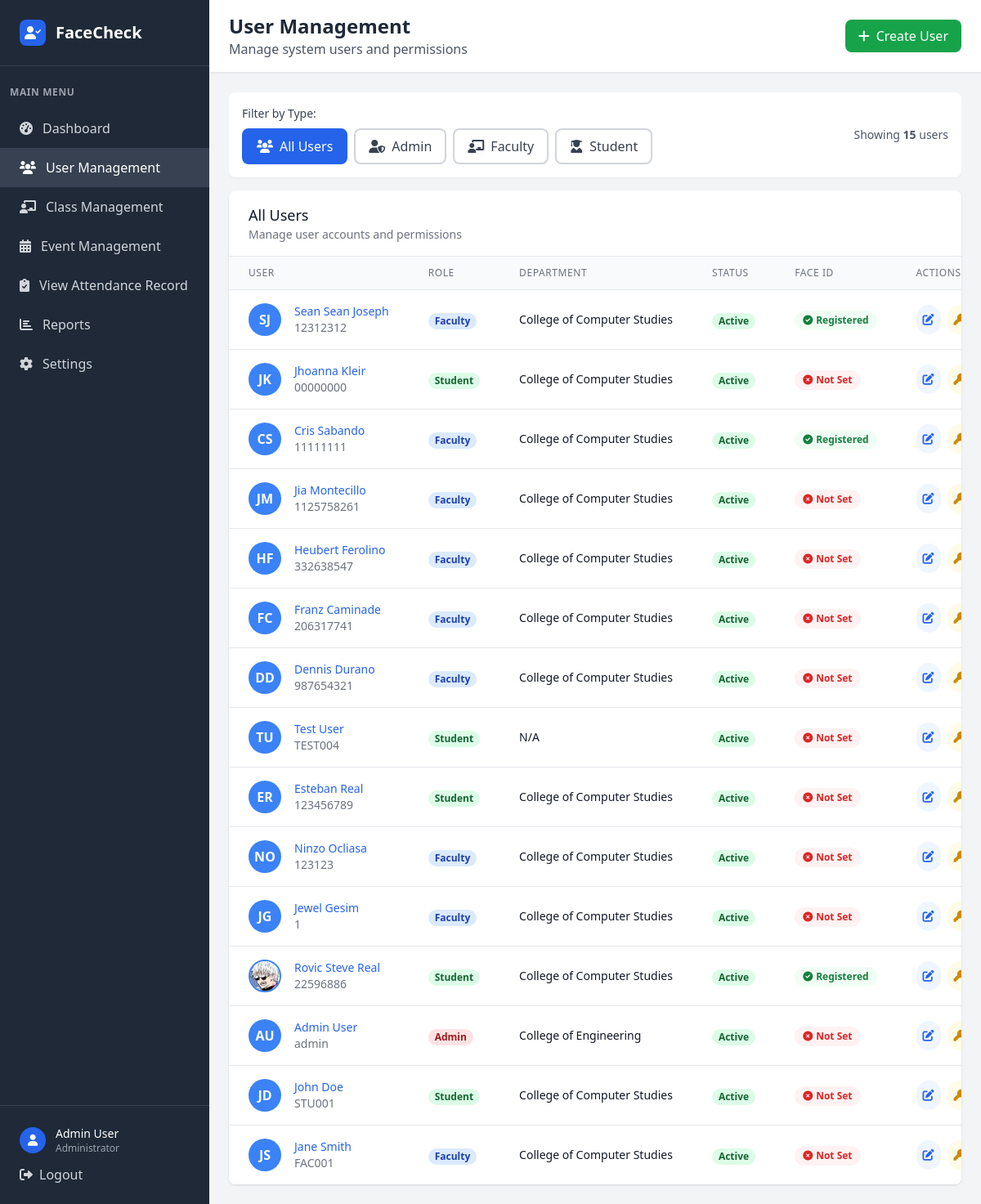
Before: /admin/users (signed in) with the older database file.
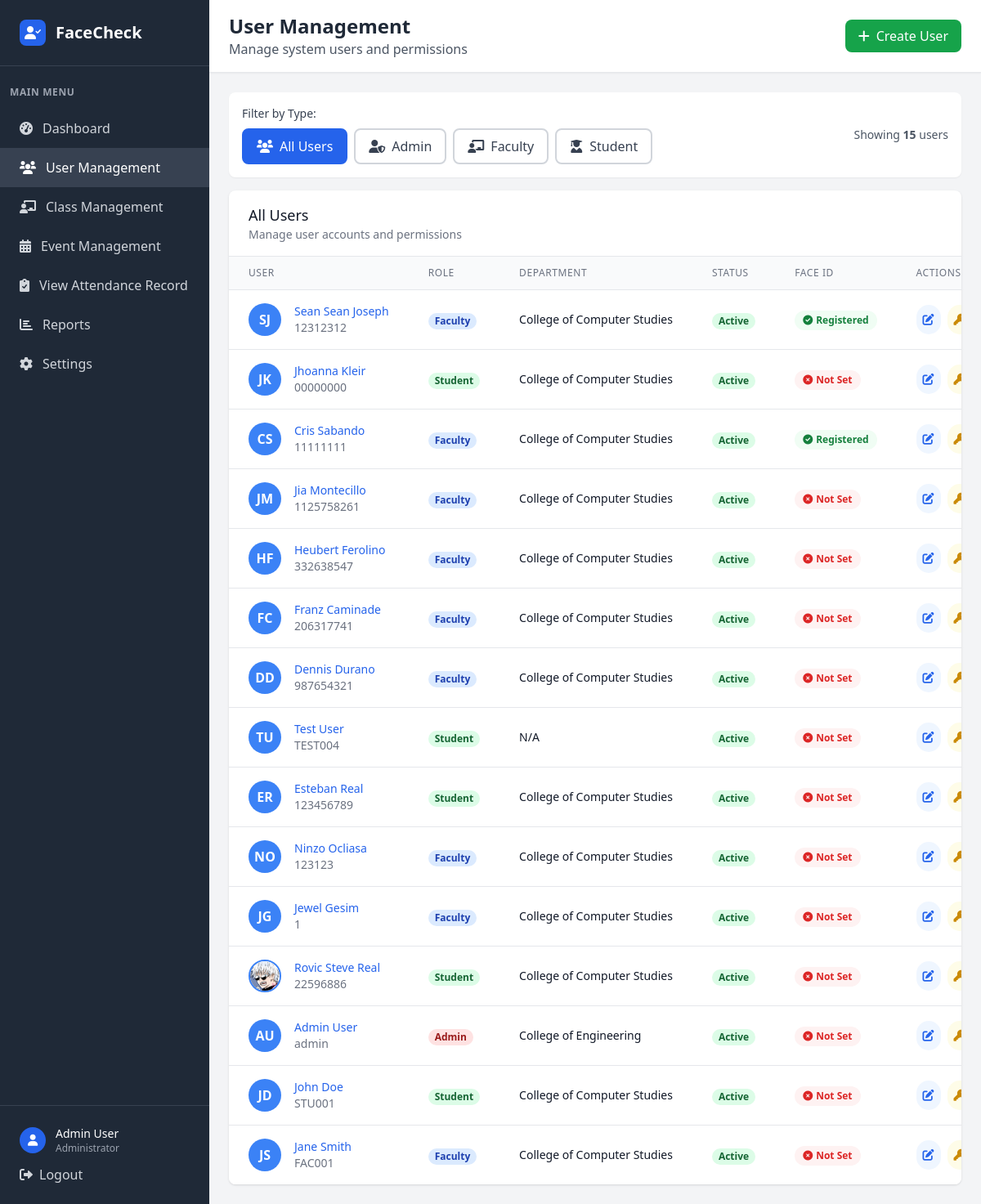
After: the same page with the newer database file.
### tables this page shows
CREATE TABLE faculty (
            faculty_id INTEGER PRIMARY KEY AUTOINCREMENT,
            position VARCHAR(30) NOT NULL,
            user_id INTEGER NOT NULL, attendance_image VARCHAR(255),
            FOREIGN KEY (user_id) REFERENCES user(user_id)
        );

CREATE TABLE user (
            user_id INTEGER PRIMARY KEY AUTOINCREMENT,
            idno VARCHAR(20) NOT NULL UNIQUE,
            firstname VARCHAR(50) NOT NULL,
            lastname VARCHAR(50) NOT NULL,
            role VARCHAR(10) NOT NULL CHECK (role IN ('admin', 'faculty', 'student')),
            password VARCHAR(255) NOT NULL,
            created_at DATETIME DEFAULT CURRENT_TIMESTAMP,
            is_active BOOLEAN DEFAULT 1,
            dept_id INTEGER,
            FOREIGN KEY (dept_id) REFERENCES department(dept_id)
        );

CREATE TABLE department (
            dept_id INTEGER PRIMARY KEY AUTOINCREMENT,
            dept_name VARCHAR(50) NOT NULL
        );

CREATE TABLE student (
            student_id INTEGER PRIMARY KEY AUTOINCREMENT,
            year_level VARCHAR(20) NOT NULL,
            attendance_image VARCHAR(255),
            course_id INTEGER,
            user_id INTEGER NOT NULL, profile_picture VARCHAR(255),
            FOREIGN KEY (course_id) REFERENCES course(course_id),
            FOREIGN KEY (user_id) REFERENCES user(user_id)
        );

### app.py (the view)
@app.route('/admin/users')
def admin_users():
    if 'user_id' not in session or session['role'] != 'admin':
        return redirect(url_for('login'))
    conn = get_db_connection()
    users = conn.execute('''
        SELECT u.*,
               d.dept_name,
               s.profile_picture,
               s.attendance_image AS student_attendance_image,
               f.attendance_image AS faculty_attendance_image,
               CASE WHEN s.student_id IS NOT NULL THEN 'Student'
                    WHEN f.faculty_id IS NOT NULL THEN 'Faculty'
                    ELSE 'Admin' END as user_type,
               CASE
                    WHEN u.role = 'student' AND s.attendance_image IS NOT NULL THEN 1
                    WHEN u.role = 'faculty' AND f.attendance_image IS NOT NULL THEN 1
                    ELSE 0
               END AS face_registered
        FROM user u
        LEFT JOIN department d ON u.dept_id = d.dept_id
        LEFT JOIN student s ON u.user_id = s.user_id
        LEFT JOIN faculty f ON u.user_id = f.user_id
        ORDER BY u.created_at DESC
    ''').fetchall()
    departments = conn.execute('SELECT * FROM department ORDER BY dept_name').fetchall()
    courses = conn.execute('SELECT * FROM course ORDER BY course_name').fetchall()
    conn.close()
    return render_template('admin_users.html', users=users, departments=departments, courses=courses)

### templates/admin_users.html (shortened to what this page needs)
<!DOCTYPE html>
<html lang="en">
<head>
    <script src="https://cdn.tailwindcss.com"></script>
    <link href="https://cdnjs.cloudflare.com/ajax/libs/font-awesome/6.0.0/css/all.min.css" rel="stylesheet">
</head>
<body class="bg-gray-100 overflow-hidden h-screen">
    <div class="flex h-screen">
        <div class="w-64 bg-gray-800 text-white">
            <div class="p-6 border-b border-gray-700">
                <div class="flex items-center">
                    <div class="w-8 h-8 bg-blue-600 rounded-lg flex items-center justify-center mr-3">
                        <i class="fas fa-user-check text-white"></i>
                    </div>
                    <h1 class="text-xl font-bold">FaceCheck</h1>
                </div>
            </div>
            <nav class="mt-6">
                <div class="px-3">
                    <div class="text-xs font-semibold text-gray-400 uppercase tracking-wider mb-3">Main Menu</div>
                </div>
                <a href="{{ url_for('dashboard') }}" class="flex items-center px-6 py-3 text-gray-300 hover:bg-gray-700 hover:text-white transition duration-200">
                    <i class="fas fa-tachometer-alt mr-3"></i>
                    Dashboard
                </a>
                <a href="{{ url_for('admin_users') }}" class="flex items-center px-6 py-3 bg-gray-700 text-white">
                    <i class="fas fa-users mr-3"></i>
                    User Management
                </a>
                <a href="{{ url_for('admin_classes') }}" class="flex items-center px-6 py-3 text-gray-300 hover:bg-gray-700 hover:text-white transition duration-200">
                    <i class="fas fa-chalkboard-teacher mr-3"></i>
                    Class Management
                </a>
                <a href="{{ url_for('admin_events') }}" class="flex items-center px-6 py-3 text-gray-300 hover:bg-gray-700 hover:text-white transition duration-200">
                    <i class="fas fa-calendar-alt mr-3"></i>
                    Event Management
                </a>
                <a href="{{ url_for('admin_attendance') }}" class="flex items-center px-6 py-3 text-gray-300 hover:bg-gray-700 hover:text-white transition duration-200">
                    <i class="fas fa-clipboard-check mr-3"></i>
                    View Attendance Record
                </a>
                <a href="/reports" class="flex items-center px-6 py-3 text-gray-300 hover:bg-gray-700 hover:text-white transition duration-200">
                    <i class="fas fa-chart-bar mr-3"></i>
                    Reports
                </a>
                <a href="/settings" class="flex items-center px-6 py-3 text-gray-300 hover:bg-gray-700 hover:text-white transition duration-200">
                    <i class="fas fa-cog mr-3"></i>
                    Settings
                </a>
            </nav>
            <div class="absolute bottom-0 w-64 p-6 border-t border-gray-700">
                <div class="flex items-center">
                    <div class="w-8 h-8 bg-blue-600 rounded-full flex items-center justify-center mr-3">
                        <i class="fas fa-user text-white text-sm"></i>
                    </div>
                    <div>
                        <div class="text-sm font-medium">Admin User</div>
                        <div class="text-xs text-gray-400">Administrator</div>
                    </div>
                </div>
                <a href="{{ url_for('logout') }}" class="mt-3 flex items-center text-gray-300 hover:text-white transition duration-200">
                    <i class="fas fa-sign-out-alt mr-2"></i>
                    Logout
                </a>
            </div>
        </div>
        <div class="flex-1 flex flex-col overflow-hidden">
            <header class="bg-white shadow-sm border-b border-gray-200">
                <div class="px-6 py-4">
                    <div class="flex items-center justify-between">
                        <div>
                            <h2 class="text-2xl font-bold text-gray-800">User Management</h2>
                            <p class="text-gray-600">Manage system users and permissions</p>
                        </div>
                        <button onclick="openCreateModal()" class="bg-green-600 text-white px-4 py-2 rounded-lg hover:bg-green-700 transition duration-200 flex items-center">
                            <i class="fas fa-plus mr-2"></i>
                            Create User
                        </button>
                    </div>
                </div>
            </header>
            <main class="flex-1 overflow-y-auto p-6">
                <div class="bg-white rounded-lg shadow-sm p-4 mb-4">
                    <div class="flex items-center justify-between flex-wrap gap-4">
                        <div>
                            <label class="text-sm font-medium text-gray-700 mb-2 block">Filter by Type:</label>
                            <div class="flex space-x-2">
                                <button onclick="filterUsers('all')" id="filter-all" class="filter-btn px-4 py-2 rounded-lg border-2 border-blue-600 bg-blue-600 text-white font-medium transition duration-200 hover:bg-blue-700">
                                    <i class="fas fa-users mr-2"></i>All Users
                                </button>
                                <button onclick="filterUsers('admin')" id="filter-admin" class="filter-btn px-4 py-2 rounded-lg border-2 border-gray-300 bg-white text-gray-700 font-medium transition duration-200 hover:bg-gray-50">
                                    <i class="fas fa-user-shield mr-2"></i>Admin
                                </button>
                                <button onclick="filterUsers('faculty')" id="filter-faculty" class="filter-btn px-4 py-2 rounded-lg border-2 border-gray-300 bg-white text-gray-700 font-medium transition duration-200 hover:bg-gray-50">
                                    <i class="fas fa-chalkboard-teacher mr-2"></i>Faculty
                                </button>
                                <button onclick="filterUsers('student')" id="filter-student" class="filter-btn px-4 py-2 rounded-lg border-2 border-gray-300 bg-white text-gray-700 font-medium transition duration-200 hover:bg-gray-50">
                                    <i class="fas fa-user-graduate mr-2"></i>Student
                                </button>
                            </div>
                        </div>
                        <div class="text-sm text-gray-600">
                            Showing <span id="userCount" class="font-semibold">{{ users|length }}</span> users
                        </div>
                    </div>
                </div>
                <div class="bg-white rounded-lg shadow overflow-hidden">
                    <div class="px-6 py-4 border-b border-gray-200">
                        <h3 class="text-lg font-medium text-gray-900">All Users</h3>
                        <p class="text-sm text-gray-500">Manage user accounts and permissions</p>
                    </div>
                    <div class="overflow-x-auto">
                        <table class="min-w-full divide-y divide-gray-200">
                            <thead class="bg-gray-50">
                                <tr>
                                    <th class="px-6 py-3 text-left text-xs font-medium text-gray-500 uppercase tracking-wider">User</th>
                                    <th class="px-6 py-3 text-left text-xs font-medium text-gray-500 uppercase tracking-wider">Role</th>
                                    <th class="px-6 py-3 text-left text-xs font-medium text-gray-500 uppercase tracking-wider">Department</th>
                                    <th class="px-6 py-3 text-left text-xs font-medium text-gray-500 uppercase tracking-wider">Status</th>
                                    <th class="px-6 py-3 text-left text-xs font-medium text-gray-500 uppercase tracking-wider">Face ID</th>
                                    <th class="px-6 py-3 text-left text-xs font-medium text-gray-500 uppercase tracking-wider">Actions</th>
                                </tr>
                            </thead>
                            <tbody class="bg-white divide-y divide-gray-200" id="usersTableBody">
                                {% for user in users %}
                                <tr class="hover:bg-gray-50 user-row" data-role="{{ user.role }}">
                                    <td class="px-6 py-4 whitespace-nowrap">
                                        <button type="button" onclick="showUserProfile({{ user.user_id }})" class="flex items-center w-full text-left hover:opacity-80 transition">
                                            <div class="flex-shrink-0 h-10 w-10">
                                                {% if user.role == 'student' and user.profile_picture %}
                                                <img src="{{ url_for('static', filename='profile_pictures/' + user.profile_picture) }}"
                                                     alt="{{ user.firstname }} {{ user.lastname }}"
                                                     class="h-10 w-10 rounded-full object-cover border-2 border-blue-500"
                                                     onerror="this.onerror=null; this.style.display='none'; this.nextElementSibling.style.display='flex';">
                                                {% else %}
                                                <div class="h-10 w-10 rounded-full bg-blue-500 flex items-center justify-center text-white font-bold">
                                                    {{ user.firstname[0] }}{{ user.lastname[0] }}
                                                </div>
                                                {% endif %}
                                            </div>
                                            <div class="ml-4">
                                                <div class="text-sm font-medium text-blue-600 hover:text-blue-800">{{ user.firstname }} {{ user.lastname }}</div>
                                                <div class="text-sm text-gray-500">{{ user.idno }}</div>
                                            </div>
                                        </button>
                                    </td>
                                    <td class="px-6 py-4 whitespace-nowrap">
                                        <span class="px-2 inline-flex text-xs leading-5 font-semibold rounded-full
                                            {% if user.role == 'admin' %}bg-red-100 text-red-800
                                            {% elif user.role == 'faculty' %}bg-blue-100 text-blue-800
                                            {% else %}bg-green-100 text-green-800{% endif %}">
                                            {{ user.role.title() }}
                                        </span>
                                    </td>
                                    <td class="px-6 py-4 whitespace-nowrap text-sm text-gray-900">
                                        {{ user.dept_name or 'N/A' }}
                                    </td>
                                    <td class="px-6 py-4 whitespace-nowrap">
                                        <span class="px-2 inline-flex text-xs leading-5 font-semibold rounded-full
                                            {% if user.is_active %}bg-green-100 text-green-800{% else %}bg-red-100 text-red-800{% endif %}">
                                            {% if user.is_active %}Active{% else %}Inactive{% endif %}
                                        </span>
                                    </td>
                                    <td class="px-6 py-4 whitespace-nowrap">
                                        {% if user.face_registered %}
                                        <span class="inline-flex items-center px-2.5 py-1 rounded-full text-xs font-semibold bg-green-50 text-green-700">
                                            <i class="fas fa-check-circle mr-1"></i>
                                            Registered
                                        </span>
                                        {% else %}
                                        <span class="inline-flex items-center px-2.5 py-1 rounded-full text-xs font-semibold bg-red-50 text-red-600">
                                            <i class="fas fa-times-circle mr-1"></i>
                                            Not Set
                                        </span>
                                        {% endif %}
                                    </td>
                                    <td class="px-6 py-4 whitespace-nowrap text-sm font-medium">
                                        <div class="flex items-center space-x-2">
                                            <a href="{{ url_for('edit_user', user_id=user.user_id) }}" class="p-2 rounded-full bg-blue-50 text-blue-600 hover:bg-blue-100 transition" title="Edit User">
                                                <i class="fas fa-edit"></i>
                                            </a>
                                            <button data-user-id="{{ user.user_id }}" data-user-name="{{ user.firstname|e }} {{ user.lastname|e }}" onclick="openResetModal(this.dataset.userId, this.dataset.userName)" class="p-2 rounded-full bg-yellow-50 text-yellow-600 hover:bg-yellow-100 transition" title="Reset Password">
                                                <i class="fas fa-key"></i>
                                            </button>
                                        </div>
                                    </td>
                                </tr>
                                {% endfor %}
                            </tbody>
                        </table>
                    </div>
                </div>
            </main>
        </div>
    </div>
</body>
</html>

Changed rows visible on the page:
changed student "Rovic Steve": text "Registered" → "Not Set"
